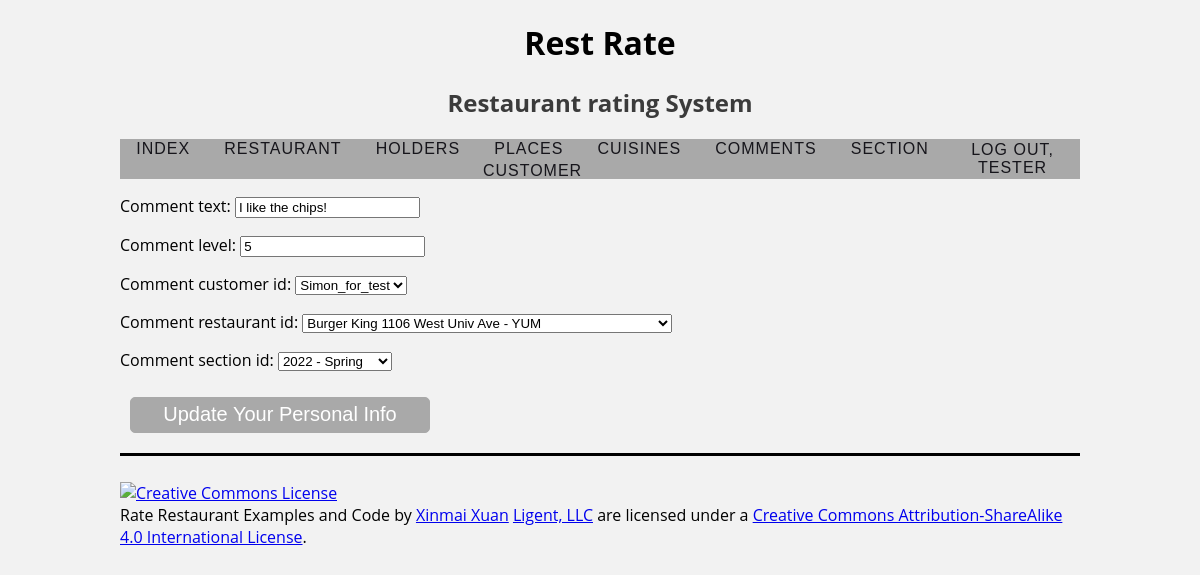
The page /comment/update/1 (signed in) on the database its author committed.
### rateinfo/models.py (models this page shows, shortened)
class Comment(models.Model):
    comment_id = models.AutoField(primary_key=True)
    comment_text = models.CharField(max_length=255)
    comment_level = models.IntegerField()
    comment_customer_id = models.ForeignKey(Customer, related_name='comments', on_delete=models.PROTECT)
    comment_restaurant_id = models.ForeignKey(Restaurant, related_name='comments', on_delete=models.PROTECT)
    comment_section_id = models.ForeignKey(Section, related_name='comments', on_delete=models.PROTECT)
    class Meta:
        ordering = ['comment_id']

### rateinfo/views.py (the view)
class CommentUpdate(LoginRequiredMixin, PermissionRequiredMixin, UpdateView):
    form_class = CommentForm
    model = Comment
    template_name = 'rateinfo/comment_form_update.html'
    permission_required = 'rateinfo.change_comment'

### rateinfo/forms.py (shortened to what this page needs)
class CommentForm(forms.ModelForm):
    class Meta:
        model = Comment
        fields = '__all__'

### rateinfo/models.py (called while the page is built)
    def __str__(self):
        return f'{self.customer_name}'

    def __str__(self):
        return f'{self.year}'

    def __str__(self):
        return f'{self.season}'

    def __str__(self):
        return f'{self.section_year_id} - {self.section_season_id}'

    def __str__(self):
        return f'{self.restaurant_name} - {self.restaurant_holder_id.holder_name}'

### rateinfo/templates/rateinfo/comment_form_update.html (shortened to what this page needs)
{% extends 'rateinfo/base.html' %}
{% load static %}
{% block head %}
    <link rel="stylesheet" type="text/css"
          href="{% static 'rateinfo/update.css' %}">
    {% endblock %}
{% block content %}
    <form
        action="{{ customer.get_update_url }}"
        method="post">
        {{ form.as_p }}
        <button class="CreateButton" type="submit">Update Your Personal Info</button>
    </form>
{% endblock %}

### rateinfo/templates/rateinfo/base.html (shortened to what this page needs)
{% load static %}
<!DOCTYPE html>
<html lang="en">
<head>
    <link rel="stylesheet" type="text/css"
          href="{% static 'rateinfo/style.css' %}">
    {% block head %}{% endblock %}
</head>
<body>
<div>
    <header>
        <h1>Rest Rate</h1>
        <h2>Restaurant rating System</h2>
    </header>
<div class="menu_row">
    <nav>
                <a href="{% url 'index_urlpattern' %}">
                    Index</a>
                <a href="{% url 'rateinfo_restaurant_list_urlpattern' %}">
                    Restaurant</a>
                <a href="{% url 'rateinfo_holder_list_urlpattern' %}">
                    Holders</a>
                <a href="{% url 'rateinfo_place_list_urlpattern' %}">
                    Places</a>
                <a href="{% url 'rateinfo_type_list_urlpattern' %}">
                    Cuisines</a>
                <a href="{% url 'rateinfo_comment_list_urlpattern' %}">
                    Comments</a>
                <a href="{% url 'rateinfo_section_list_urlpattern' %}">
                    Section</a>
            {% if perms.rateinfo.view_customer %}
                <a href="{% url 'rateinfo_customer_list_urlpattern' %}">
                    Customer</a>
            {% endif %}
    </nav>
    <div class="status_row">
        <div class="offset-by-eight four columns">
                {% if user.is_authenticated %}
                        <a href="{% url 'logout_urlpattern' %}">
                        Log Out, {{ user.get_username }}</a>
                {% endif %}
        </div>
    </div>
</div>
    <main>
        {% block content %}{% endblock %}
    </main>
</div>
<footer>
    <p>
        <a rel="license" href="http://creativecommons.org/licenses/by-sa/4.0/">
            <img alt="Creative Commons License" style="border-width:0"
                 src="https://i.creativecommons.org/l/by-sa/4.0/88x31.png"/>
        </a><br/><span xmlns:dct="http://purl.org/dc/terms/" property="dct:title">Rate Restaurant Examples and Code</span>
        by
        <a xmlns:cc="https://www.linkedin.com/in/xinmai-xuan-12a091183/" href="https://www.linkedin.com/in/xinmai-xuan-12a091183/" property="cc:attributionName"
           rel="cc:attributionURL">Xinmai Xuan</a>
        <a xmlns:cc="http://creativecommons.org/ns#" href="https://www.ligent.net" property="cc:attributionName"
           rel="cc:attributionURL">Ligent, LLC</a> are licensed under a
        <a rel="license" href="http://creativecommons.org/licenses/by-sa/4.0/">Creative Commons Attribution-ShareAlike
            4.0 International License</a>.
    </p>
</footer>
</body>
</html>

### static/rateinfo/style.css (style rules this page uses)
body { width: auto; margin-left: 10%; margin-right: 10%; background: #f2f2f2; font-family: 'Open Sans', sans-serif; }
body>div>header { text-align: center; }
body>div>header>h2 { color: rgba(31,31,31,0.87) }
nav { width: 100%; position: center; top:50px; text-align:center; }
nav>a { font-family: 'Oswald', sans-serif; font-weight:500; text-transform:uppercase; text-decoration:none; color:#16151b; margin:0 15px; font-size:16px; letter-spacing:1px; position:relative; display:inline-block; }
nav>a:before { content:''; position: absolute; width: 100%; height: 3px; background:#16151b; top:47%; animation:out 0.2s cubic-bezier(1, 0, 0.58, 0.97) 1 both; }
.menu_row { background-color: darkgrey; height: 40px; display: flex; align-items: center; justify-content: center; }
.status_row { float: right; position: relative; font-family: 'Oswald', sans-serif; font-weight: 500; text-transform: uppercase; text-decoration: none; color: #16151b; letter-spacing: 1px; display: inline-block; }
.offset-by-eight>a { color: #16151b; text-decoration: none; text-align: center; float: right; }
footer { border-top: solid; padding-top: 10px; margin-top: 10px; }

### static/rateinfo/update.css (style rules this page uses)
.CreateButton { width: 300px; height: 36px; border: 1px solid #A9A9A9; background: #A9A9A9; text-align: center; color: #fff; border-radius: 5px; cursor: pointer; font-size: 20px; margin: 10px; }

### rows shown on the page
Comment: comment_text "I like the chips!", comment_level "5", comment_customer_id "Simon_for_test", comment_restaurant_id "Burger King 1106 West Univ Ave - YUM", comment_section_id "2022 - Spring"

### other values the page prints
{{ user.get_username }} "TESTER"
